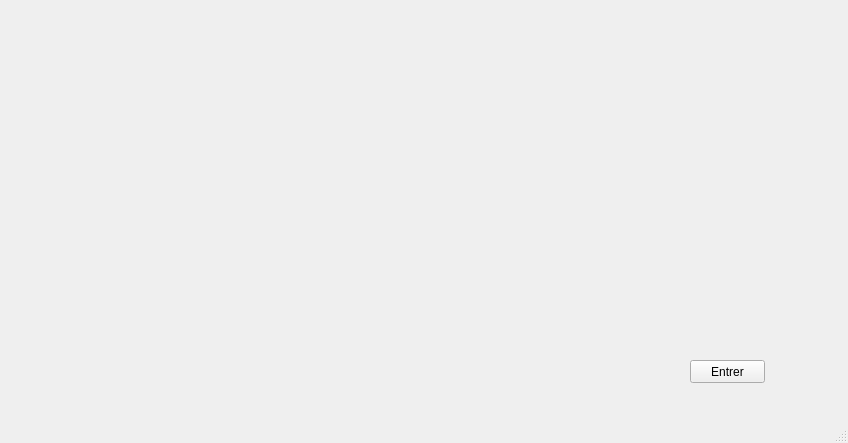
<?xml version="1.0" encoding="UTF-8"?>
<ui version="4.0">
 <class>login</class>
 <widget class="QMainWindow" name="login">
  <property name="geometry">
   <rect>
    <x>0</x>
    <y>0</y>
    <width>848</width>
    <height>443</height>
   </rect>
  </property>
  <property name="windowTitle">
   <string>login</string>
  </property>
  <property name="autoFillBackground">
   <bool>true</bool>
  </property>
  <property name="styleSheet">
   <string notr="true"/>
  </property>
  <property name="animated">
   <bool>false</bool>
  </property>
  <property name="documentMode">
   <bool>false</bool>
  </property>
  <property name="unifiedTitleAndToolBarOnMac">
   <bool>false</bool>
  </property>
  <widget class="QWidget" name="centralwidget">
   <widget class="QLabel" name="label">
    <property name="geometry">
     <rect>
      <x>0</x>
      <y>0</y>
      <width>851</width>
      <height>441</height>
     </rect>
    </property>
    <property name="autoFillBackground">
     <bool>false</bool>
    </property>
    <property name="styleSheet">
     <string notr="true">border-image: url(:/img/interface.png);</string>
    </property>
    <property name="text">
     <string/>
    </property>
   </widget>
   <widget class="QPushButton" name="pushButton">
    <property name="geometry">
     <rect>
      <x>690</x>
      <y>360</y>
      <width>75</width>
      <height>23</height>
     </rect>
    </property>
    <property name="autoFillBackground">
     <bool>false</bool>
    </property>
    <property name="text">
     <string>Entrer</string>
    </property>
   </widget>
  </widget>
  <widget class="QMenuBar" name="menubar">
   <property name="geometry">
    <rect>
     <x>0</x>
     <y>0</y>
     <width>848</width>
     <height>21</height>
    </rect>
   </property>
  </widget>
  <widget class="QStatusBar" name="statusbar"/>
 </widget>
 <resources/>
 <connections/>
</ui>
